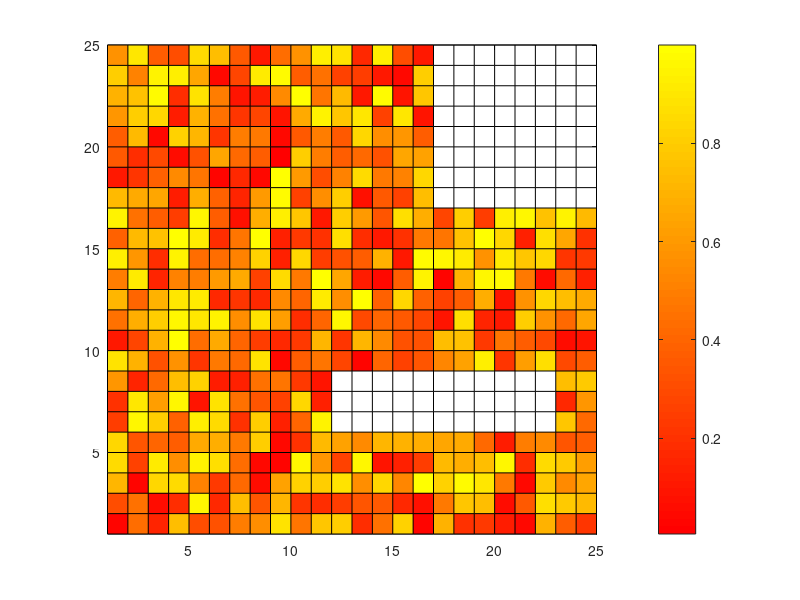

Reproduce this figure in MATLAB.
% problem data for optimizing inertia over mass disitribution
a=1;  % pixel area
mgiven=1;  % total mass
n=25; % grid will be n x n
t = linspace(-1,1,n);
[x,y]=meshgrid(t,t);
x=x(:); y=y(:);
% define region
ind = max(abs(x-2/3),abs(y-2/3))> 1/3 & max(abs(x-1/3),abs(y+1/2)*3)>.45;
x=x(ind); y=y(ind);
Z = [x'; y'];
N = length(x);
rhomax=4*mgiven/N;  % max density is no more than 4 times uniform density

% replace below with your solution
rho = rand(N,1);

% plot
P = nan(n,n) ; P(ind)=rho;
pcolor(P); axis square;
colormap autumn; colorbar; 
